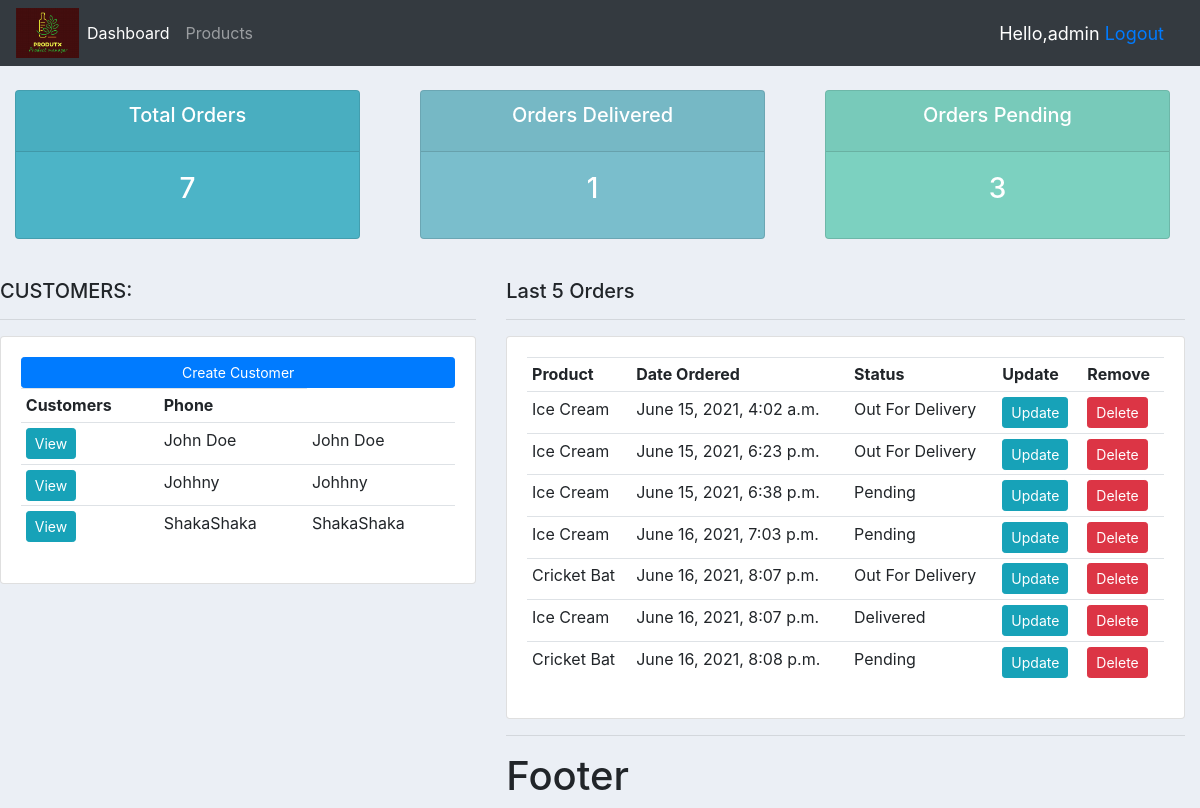
Page / (signed in) on the earlier database version.
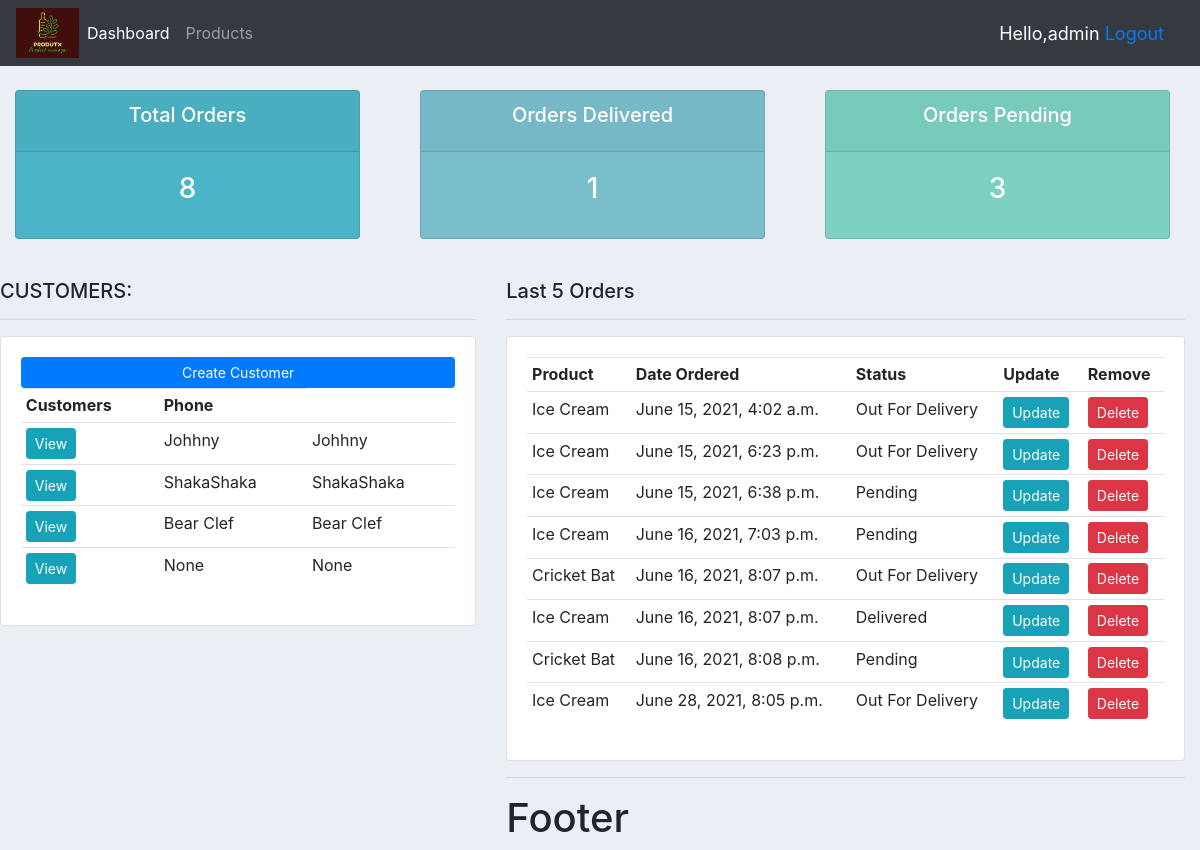
Same page on the later database version.
### accounts/models.py (models this page shows, shortened)
class Customer(models.Model):
    user = models.OneToOneField(User, null=True, blank=True, on_delete=models.CASCADE)
    name = models.CharField(max_length=200,null=True)
    email = models.EmailField(max_length=254,null=True)
    phone = models.CharField(max_length=15,null=True)
    profile_pic= models.ImageField(default="profile.png",null=True,blank=True)
    date_created = models.DateTimeField(auto_now_add=True,null=True)

class Order(models.Model):
    STATUS = (
        ('Pending','Pending'),
        ('Out For Delivery','Out for delivery'),
        ('Delivered','Delivered'),
    )
    customer = models.ForeignKey(Customer,null=True,on_delete=models.SET_NULL)
    product=  models.ForeignKey(Product,null=True,on_delete=models.SET_NULL)
    date_created = models.DateTimeField(auto_now_add=True,null=True)
    status = models.CharField(choices=STATUS, max_length=50)
    note = models.CharField(max_length=50,null=True)

class Product(models.Model):
    CATEGORY = (
        ('Indoor','Indoor'),
        ('Outdoor','Outdoor')
    )
    name = models.CharField( max_length=150,null=True)
    price = models.FloatField(null=True)
    category = models.CharField(max_length=200,null=True,choices=CATEGORY)
    description =models.CharField(max_length=200,null=True,blank=True)
    date_created = models.DateTimeField(auto_now_add=True,null=True)
    tags = models.ManyToManyField(Tag)
    def __str__(self) -> str:
        return self.name

### accounts/decorators.py (the view)
    def wrapper_function(request,*args, **kwargs):
        group=None
        if request.user.groups.exists():
            group = request.user.groups.all()[0].name
        if group == "customer":
            return redirect('home')
        if group == "admin":
            return view_func(request,*args, **kwargs)

### accounts/views.py (called while the page is built)
@login_required(login_url='login')
@admin_only
def home(request):
    orders = Order.objects.all()
    customers = Customer.objects.all()
    total_customers = customers.count()
    total_orders = orders.count()
    delivered = orders.filter(status='Delivered').count()
    pending= orders.filter(status='Pending').count()
    context = {'orders':orders,'customers':customers,
   'total_customers': total_customers,'total_orders':total_orders,
    'delivered':delivered,'pending':pending}
    return render(request,'accounts/dashboard.html',context)

### accounts/templates/accounts/dashboard.html (shortened to what this page needs)
{% extends 'accounts/main.html' %}
{% block content %}
{% include 'accounts/status.html' %}
<br>
<div class='row'>
    <div class='col-md-5'>
        <h5>CUSTOMERS:</h5>
        <hr>
        <div class="card card-body">
            <a class="btn btn-primary btn-sm btn-block" href="">
            Create Customer</a>
            <table class="table table-sm">
                <tr>
                    <th>Customers</th>
                    <th>Phone</th>
                </tr>
                {% for customer  in customers %}
                    <tr>
                        <td><a class="btn btn-sm btn-info" href="{% url 'customer' customer.id %}">View</a></td>
                        <td>{{customer.name}}</td>
                        <td>{{customer.name}} </td>
                    </tr>
                {% endfor %}
            </table>
        </div>
    </div>
    <div class='col-md-7'>
        <h5> Last 5 Orders </h5>
        <hr>
        <div class="card card-body">
            <table class="table table-sm">
                <tr>
                    <th>Product</th>
                    <th>Date Ordered</th>
                    <th>Status</th>
                    <th>Update</th>
                    <th>Remove</th>
                </tr>
                {% for order  in orders %}
                    <tr>
                        <td>{{order.product}}</td>
                        <td>{{order.date_created}}</td>
                        <td>{{order.status}} </td>
                        <td><a class="btn btn-sm btn-info"  href="{%url 'update_order' order.id%}">Update</a></td>
                        <td><a class="btn btn-sm btn-danger"  href="{%url 'delete_order' order.id%}">Delete</a></td>
                    </tr>
                {% endfor %}
            </table>
        </div>
{% endblock content %}

Differences in the rows shown:
removed Customer: name "John Doe"
added Customer: name "Bear Clef"
added Customer: name "None"
added Order: product "Ice Cream", date_created "June 28, 2021, 8:05 p.m.", status "Out For Delivery"
Other differences:
{{ total_orders }}: "7" → "8"
